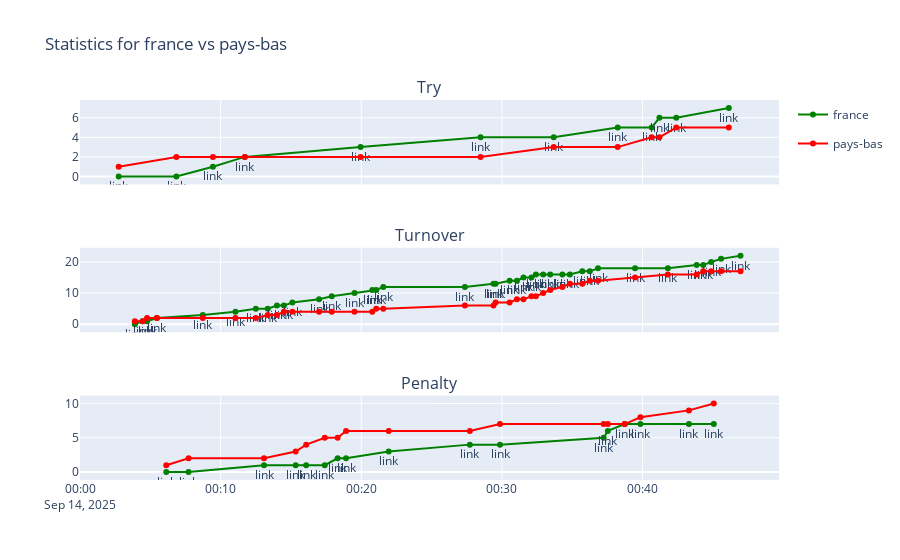
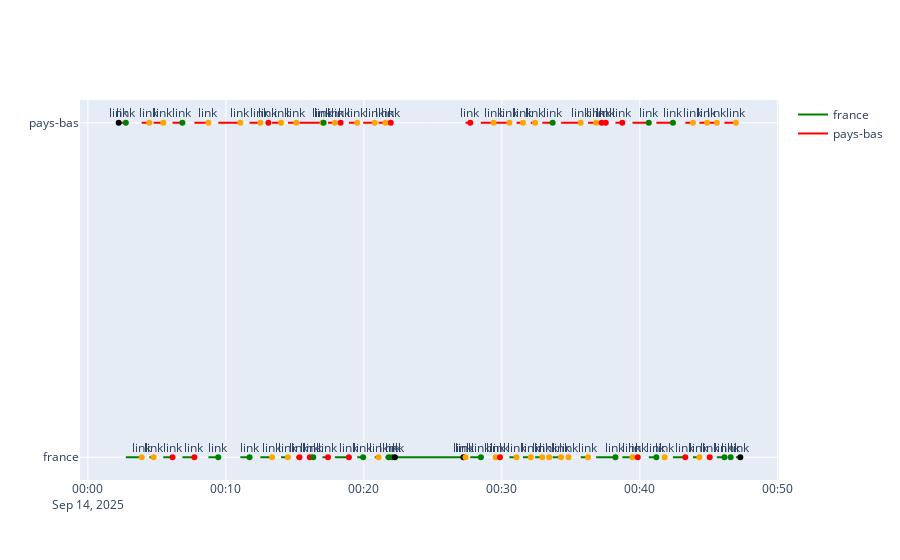
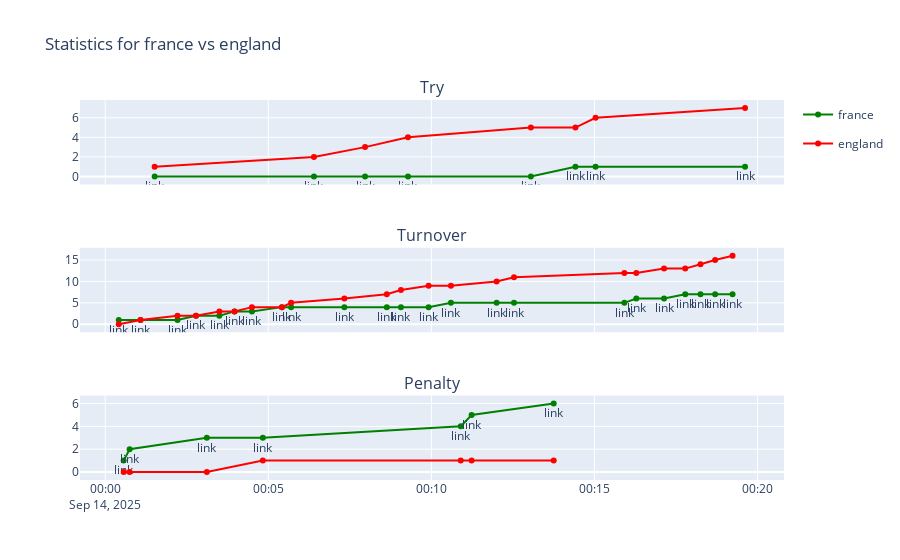
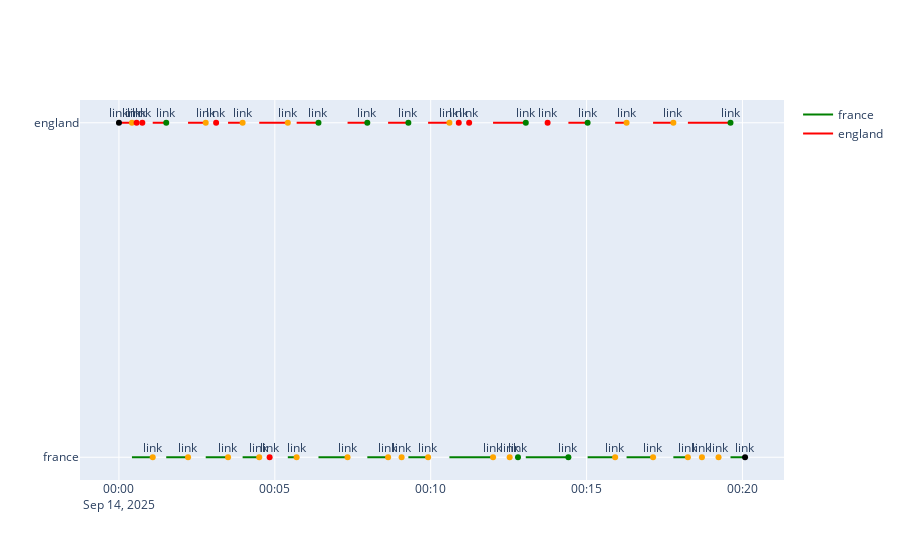

The cell these charts' notebook holds for them, in order:
### Code cell
from jinja2 import Template
def get_names(data_path):
    name_1 = data_path.stem.split("_")[0]
    name_2 = data_path.stem.split("_")[1]
    return name_1, name_2
    
input_template_path = ASSETS_ROOT / "template.html"
for i, data_path in enumerate([
    DATA_ROOT / "france_pays-bas.csv",
    DATA_ROOT / "france_england.csv",
]):
    output_html_path = ROOT / f"game_{i}.html"
    local_team_name, other_team_name = get_names(data_path)
    data_df = load_data(data_path, local_team_name, other_team_name)
    
    new_stats_df = get_stats_df(data_df, local_team_name, other_team_name)
    trend_fig = make_fig_1(data_df, local_team_name, other_team_name)
    game_fig = make_game_fig(data_df, local_team_name, other_team_name)

    
    plotly_jinja_data = {
        "game_fig":    game_fig.to_html(full_html=False),
        "trend_fig":   trend_fig.to_html(full_html=False),
        "stats_table": new_stats_df.to_html(),
    }
    #consider also defining the include_plotlyjs parameter to point to an external Plotly.js as described above
    
    with output_html_path.open("w", encoding="utf-8") as output_file:
        with input_template_path.open() as template_file:
            j2_template = Template(template_file.read())
            output_file.write(j2_template.render(plotly_jinja_data))
